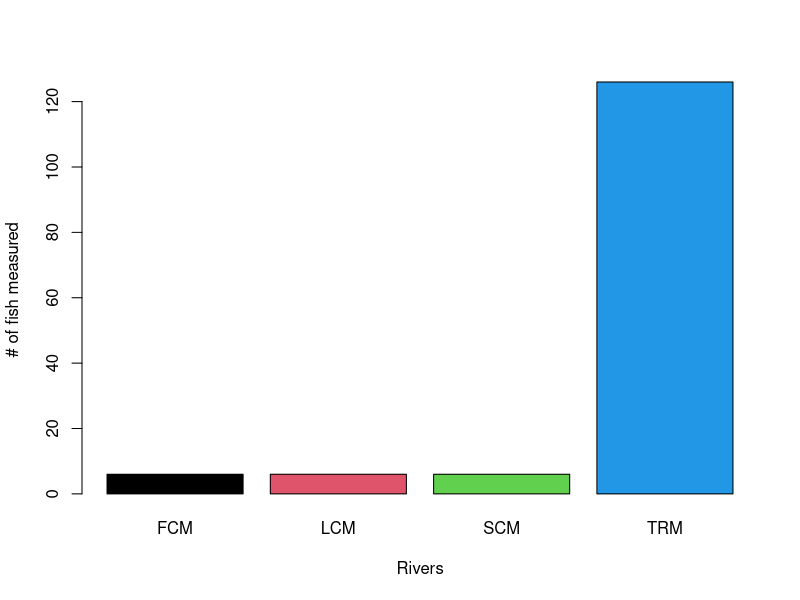
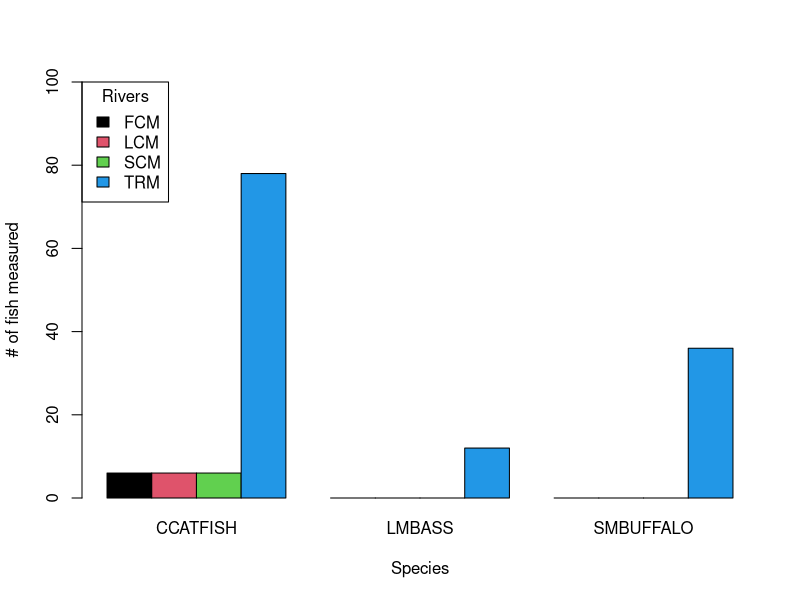
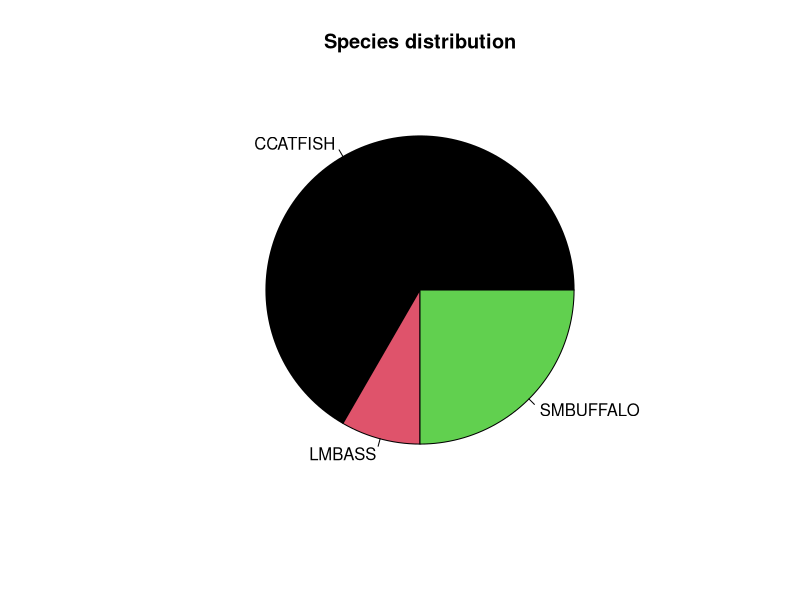
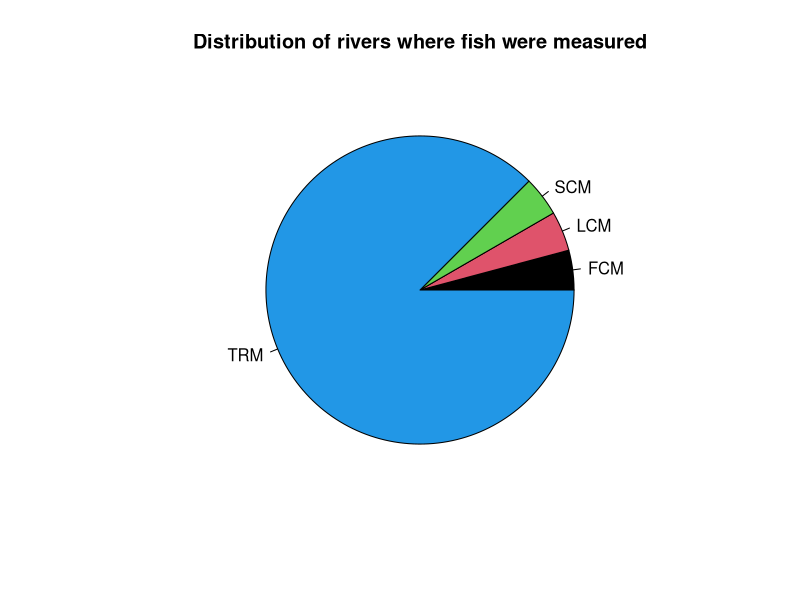
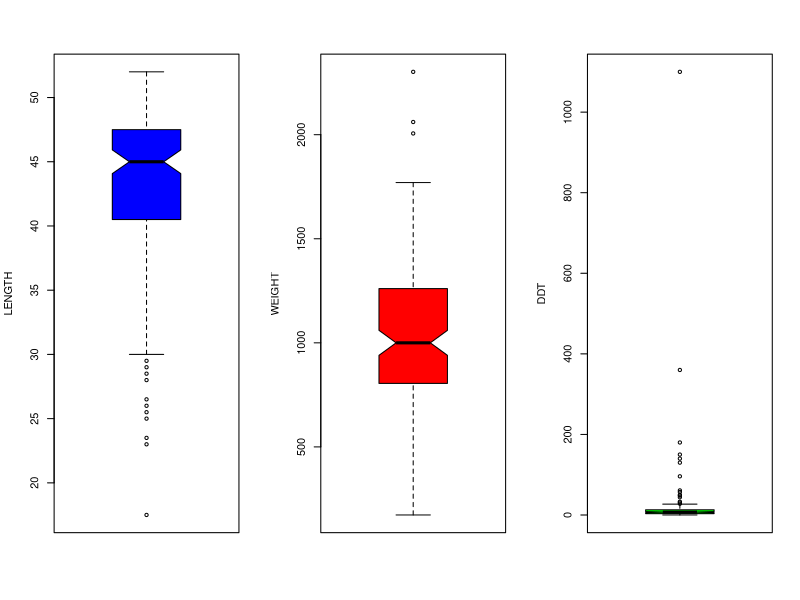
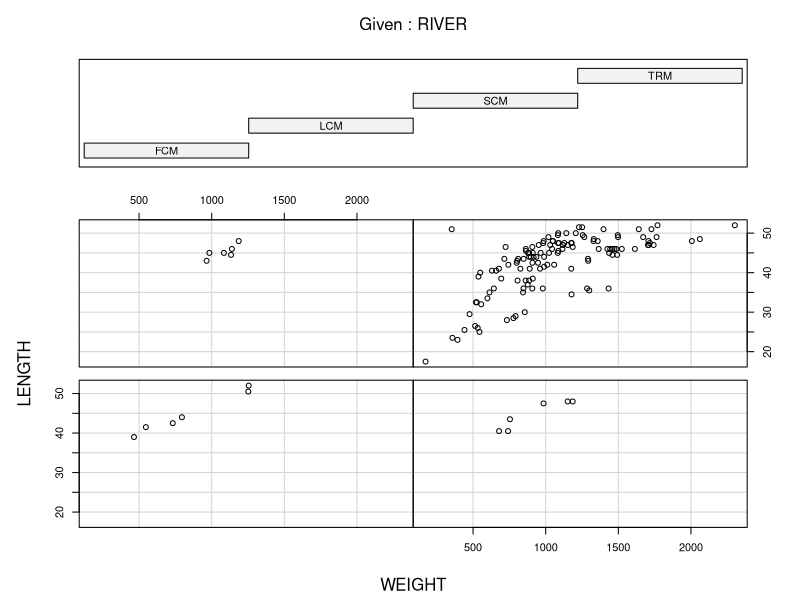
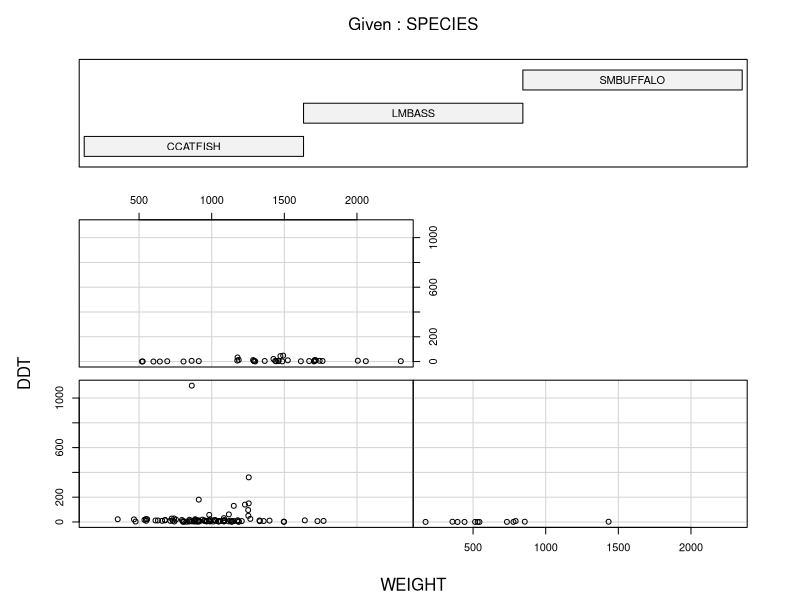
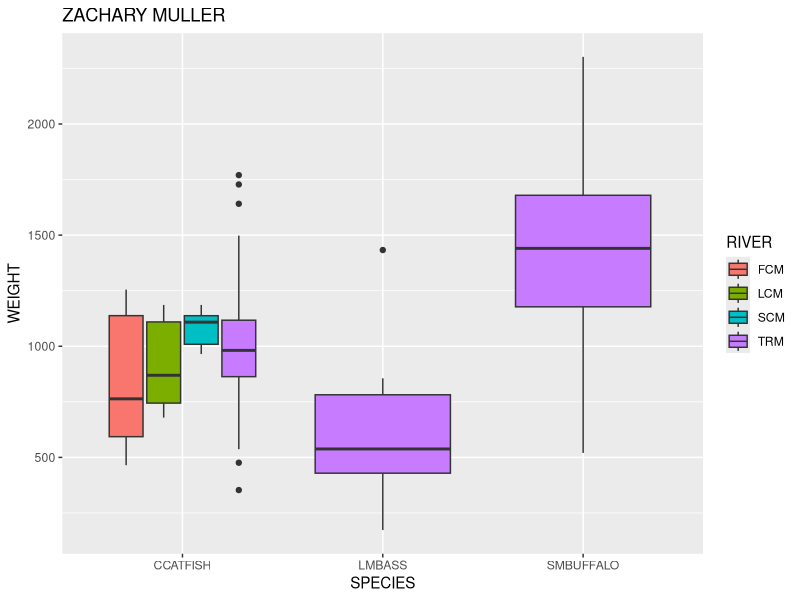

Generate these figures, in order, with R:
## ---- chunk 1
getwd()
## ---- chunk 2
ddt = read.csv("DDT.csv")
head(ddt)
## ---- chunk 3
subset(ddt, ddt$SPECIES=="LMBASS" & ddt$WEIGHT > 800)
## ---- chunk 4
subset(ddt, ddt$RIVER=="SCM" & ddt$DDT>4.0)
## ---- chunk 5
table(ddt$RIVER)
## ---- chunk 6
barplot(with(ddt,table(RIVER)),col=1:4, xlab = "Rivers", ylab = "# of fish measured")
## ---- chunk 7
data <- with(ddt,table(RIVER, SPECIES))
data
## ---- chunk 8
data <- with(ddt,table(RIVER, SPECIES))
barplot(data,ylim = c(0, 100), col=1:4,beside = T, legend.text = c("FCM", "LCM", "SCM", "TRM"), xlab = "Species", ylab = "# of fish measured", args.legend = list(x="topleft",title="Rivers"))
## ---- chunk 9
species <- with(ddt, table(SPECIES))
pie(species,col = 1:3,main = "Species distribution")
## ---- chunk 10
rivers <- with(ddt, table(RIVER))
  pie(rivers,col = 1:4,main = "Distribution of rivers where fish were measured")
## ---- chunk 11
layout(matrix(c(1,2,3),nr=1,nc=3))# 1 row 3 cols
with(ddt,boxplot(LENGTH,ylab="LENGTH",col="Blue",notch=TRUE))
with(ddt,boxplot(WEIGHT,ylab="WEIGHT",col="Red",notch=TRUE))
with(ddt,boxplot(DDT,ylab="DDT",col="Green",notch=TRUE))
## ---- chunk 12
coplot(LENGTH~WEIGHT|RIVER,data=ddt)
## ---- chunk 13
coplot(DDT~WEIGHT|SPECIES,data=ddt)
## ---- chunk 14
library(ggplot2)
plt <- ggplot(ddt, aes(x=SPECIES, y=WEIGHT, fill=RIVER)) + 
  geom_boxplot() + ggtitle(label = "ZACHARY MULLER")
plt
## ---- chunk 15
library(ggplot2)
plt <- ggplot(ddt, aes(x=RIVER, y=LENGTH, fill = SPECIES)) + 
  geom_violin() + ggtitle("ZACHARY MULLER")
plt
## ---- chunk 16
library(ggplot2)
plt <- ggplot(ddt,aes(x=WEIGHT, y= LENGTH, color=SPECIES)) + geom_point() + ggtitle("ZACHARY MULLER")
plt
